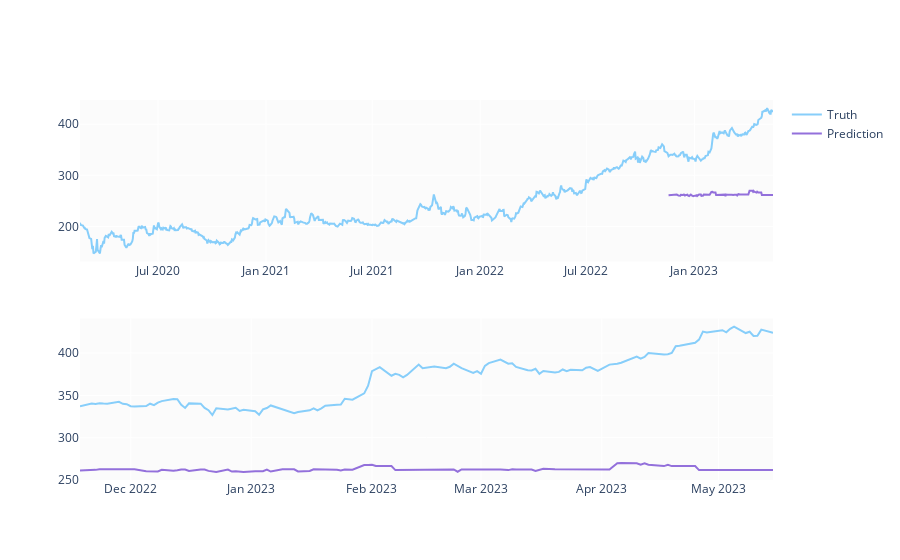

Notebook source saved alongside this figure:
### Code cell
predicted_prices = df.loc[test_split_idx+1:].copy()
predicted_prices['Close'] = y_pred

fig = make_subplots(rows=2, cols=1)
fig.add_trace(go.Scatter(x=df.Date, y=df.Close,
                         name='Truth',
                         marker_color='LightSkyBlue'), row=1, col=1)

fig.add_trace(go.Scatter(x=predicted_prices.Date,
                         y=predicted_prices.Close,
                         name='Prediction',
                         marker_color='MediumPurple'), row=1, col=1)

fig.add_trace(go.Scatter(x=predicted_prices.Date,
                         y=y_test,
                         name='Truth',
                         marker_color='LightSkyBlue',
                         showlegend=False), row=2, col=1)

fig.add_trace(go.Scatter(x=predicted_prices.Date,
                         y=y_pred,
                         name='Prediction',
                         marker_color='MediumPurple',
                         showlegend=False), row=2, col=1)

fig.show()
